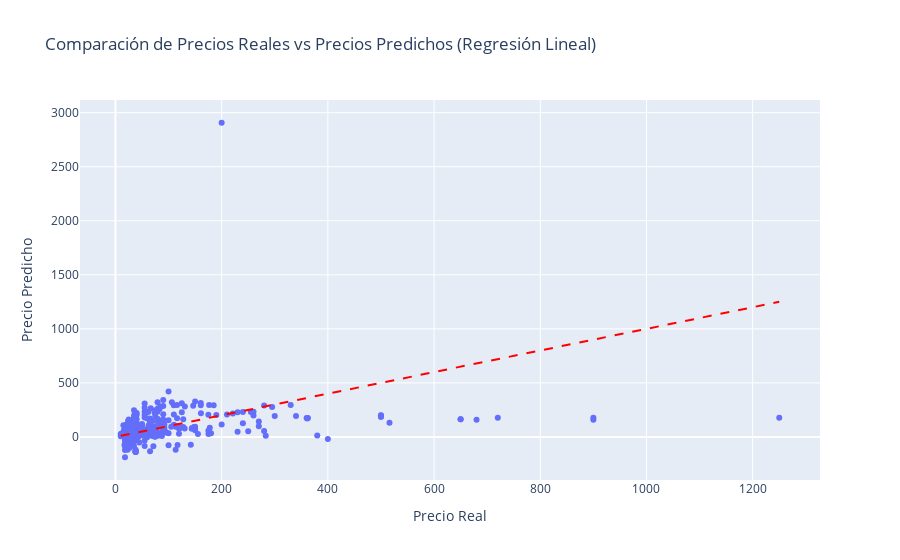

Notebook code for this chart:
### Markdown cell above
| Iteración | MAPE (entrenamiento) | MAPE (validación) | MSE (entrenamiento) | MSE (validación) | RMSE (entrenamiento) | RMSE (validación) |
|-----------|-----------------------|-------------------|----------------------|------------------|----------------------|-------------------|
| 1         | 0.884927              | 1.147658          | 7079.594966          | 8221.751278      | 84.140329            | 90.673873         |
| 2        | 0.888431              | 1.846803          | 6216.075967          | 13514.011224     | 78.842095            | 116.249779        |
| 3         | 0.538017              | 0.723134          | 2284.696115          | 30548.874721     | 47.798495            | 174.782364        |
| 4         | 0.791970              | 1.674019          | 4976.637652          | 66420.354698     | 70.545288            | 257.721467        |
| **Promedio** | **0.775836**          | **1.347903**      | **5139.251175**       | **29676.247980** | **70.331552**        | **159.856871**     |

**Tiempo de ejecución:** 0.06770539283752441 segundos

### Code cell
import plotly.express as px

# Obtener las predicciones y los valores verdaderos
predicciones = []
observados = []

for train_index, test_index in ps.split():
    X_train, X_test = X.iloc[train_index], X.iloc[test_index]
    y_train, y_test = y.iloc[train_index], y.iloc[test_index]
    modelo.fit(X_train, y_train)
    y_pred = modelo.predict(X_test)
    predicciones.extend(y_pred)
    observados.extend(y_test)

# Crear un DataFrame con los precios reales, predichos y el nombre del concierto (u otra categoría si aplica)
df = pd.DataFrame({'Precio Real': observados, 'Precio Predicho': predicciones})

# Crear un scatter plot interactivo con Plotly
fig = px.scatter(df, x='Precio Real', y='Precio Predicho',
                 title='Comparación de Precios Reales vs Precios Predichos (Regresión Lineal)',
                 labels={'Precio Real': 'Precio Real', 'Precio Predicho': 'Precio Predicho'})

# Agregar una línea diagonal que representa la igualdad entre los precios reales y predichos
fig.add_shape(type='line',
              x0=df['Precio Real'].min(), y0=df['Precio Real'].min(),
              x1=df['Precio Real'].max(), y1=df['Precio Real'].max(),
              line=dict(color='red', width=2, dash='dash'))

# Mostrar el scatter plot interactivo
fig.show()

### Figure 1 — Plotly figure (JSON) as saved in the notebook; plotly's stock layout.template omitted (floating-point values rounded to 4 significant figures; data arrays with more than 128 entries replaced by an {"elided": "..."} marker saying what was removed)
{"data": [{"hovertemplate": "Precio Real=%{x}<br>Precio Predicho=%{y}<extra></extra>", "legendgroup": "", "marker": {"color": "#636efa", "symbol": "circle"}, "mode": "markers", "name": "", "orientation": "v", "showlegend": false, "type": "scatter", "x": {"elided": "494 float values"}, "xaxis": "x", "y": {"elided": "494 float values"}, "yaxis": "y"}], "layout": {"legend": {"tracegroupgap": 0}, "shapes": [{"line": {"color": "red", "dash": "dash", "width": 2}, "type": "line", "x0": 10, "x1": 1250, "y0": 10, "y1": 1250}], "title": {"text": "Comparación de Precios Reales vs Precios Predichos (Regresión Lineal)"}, "xaxis": {"anchor": "y", "domain": [0, 1], "title": {"text": "Precio Real"}}, "yaxis": {"anchor": "x", "domain": [0, 1], "title": {"text": "Precio Predicho"}}}}
